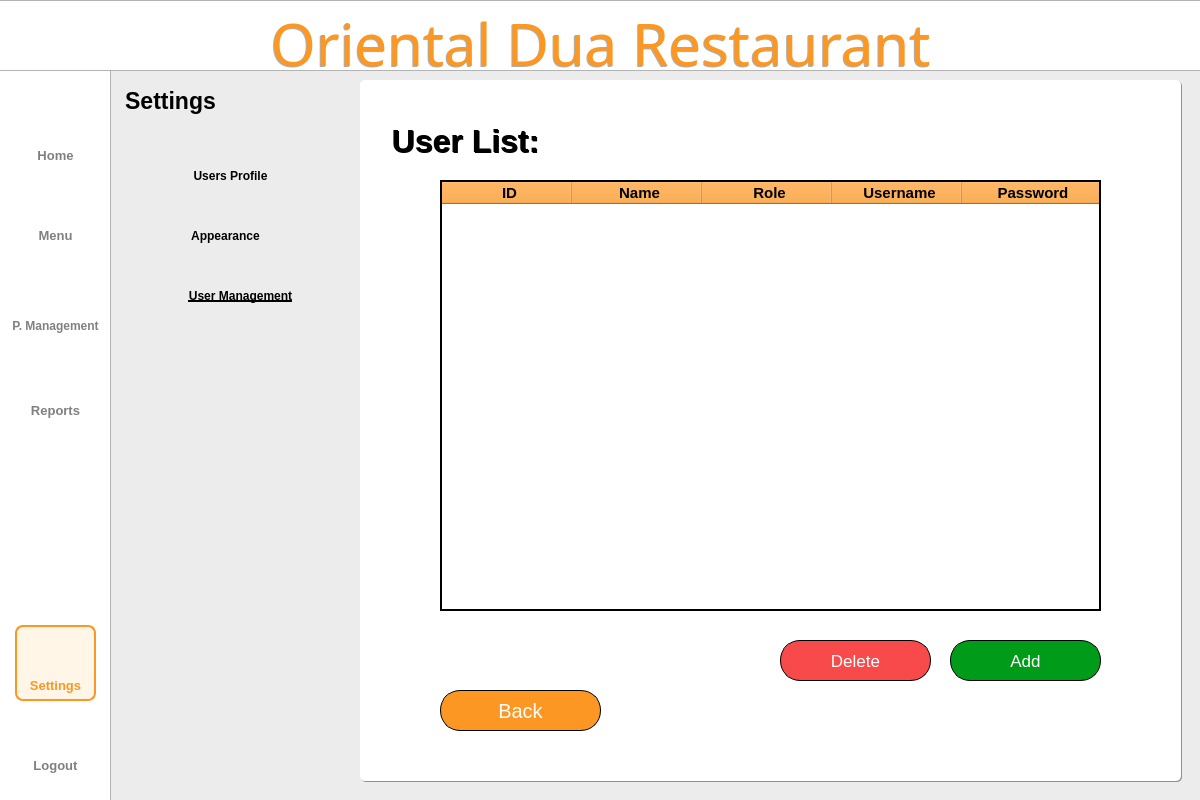
<?xml version="1.0" encoding="UTF-8"?>
<ui version="4.0">
 <class>Dialog</class>
 <widget class="QDialog" name="Dialog">
  <property name="geometry">
   <rect>
    <x>0</x>
    <y>0</y>
    <width>1200</width>
    <height>800</height>
   </rect>
  </property>
  <property name="windowTitle">
   <string>Dialog</string>
  </property>
  <widget class="QWidget" name="bgwidget" native="true">
   <property name="geometry">
    <rect>
     <x>0</x>
     <y>0</y>
     <width>1200</width>
     <height>800</height>
    </rect>
   </property>
   <property name="layoutDirection">
    <enum>Qt::LeftToRight</enum>
   </property>
   <property name="styleSheet">
    <string notr="true">QWidget#bgwidget{background-color: rgb(236, 236, 236);}

</string>
   </property>
   <widget class="QLabel" name="sidebar">
    <property name="geometry">
     <rect>
      <x>-10</x>
      <y>-10</y>
      <width>121</width>
      <height>891</height>
     </rect>
    </property>
    <property name="styleSheet">
     <string notr="true">background-color: rgb(255, 255, 255);
border: 1px solid rgba(0, 0, 0, 0.3);  </string>
    </property>
    <property name="text">
     <string/>
    </property>
   </widget>
   <widget class="QLabel" name="titlebar">
    <property name="geometry">
     <rect>
      <x>-2</x>
      <y>0</y>
      <width>1204</width>
      <height>71</height>
     </rect>
    </property>
    <property name="styleSheet">
     <string notr="true">background-color: rgb(255, 255, 255);
border: 1px solid rgba(0, 0, 0, 0.3);  </string>
    </property>
    <property name="text">
     <string/>
    </property>
   </widget>
   <widget class="QLabel" name="whitebg">
    <property name="geometry">
     <rect>
      <x>360</x>
      <y>80</y>
      <width>821</width>
      <height>701</height>
     </rect>
    </property>
    <property name="styleSheet">
     <string notr="true">background-color: rgb(255, 255, 255);
border-radius: 5px;  </string>
    </property>
    <property name="text">
     <string/>
    </property>
   </widget>
   <widget class="QLabel" name="title">
    <property name="geometry">
     <rect>
      <x>0</x>
      <y>10</y>
      <width>1201</width>
      <height>71</height>
     </rect>
    </property>
    <property name="styleSheet">
     <string notr="true">QLabel#title{
	color: #FB9722;
    font-family: Sacramento;
    font-size: 58px;
    font-weight: 400;
    padding-bottom: 5px;
    text-align: center;
}</string>
    </property>
    <property name="text">
     <string>Oriental Dua Restaurant</string>
    </property>
    <property name="alignment">
     <set>Qt::AlignCenter</set>
    </property>
    <property name="wordWrap">
     <bool>true</bool>
    </property>
   </widget>
   <widget class="QLabel" name="settings">
    <property name="geometry">
     <rect>
      <x>110</x>
      <y>80</y>
      <width>121</width>
      <height>41</height>
     </rect>
    </property>
    <property name="styleSheet">
     <string notr="true">QLabel#settings{
    color: #000000;
    font-family: 'Roboto';
    font-size: 23px;
    font-weight: 500;
}</string>
    </property>
    <property name="text">
     <string>Settings</string>
    </property>
    <property name="alignment">
     <set>Qt::AlignCenter</set>
    </property>
   </widget>
   <widget class="QLabel" name="userlistlabel">
    <property name="geometry">
     <rect>
      <x>380</x>
      <y>110</y>
      <width>171</width>
      <height>61</height>
     </rect>
    </property>
    <property name="styleSheet">
     <string notr="true">QLabel#userlistlabel{
    color: #000000;
    font-family: 'Inter';
    font-size: 32px;
    font-weight: 500;
}</string>
    </property>
    <property name="text">
     <string>User List:</string>
    </property>
    <property name="alignment">
     <set>Qt::AlignCenter</set>
    </property>
   </widget>
   <widget class="QLabel" name="userprofIcon">
    <property name="geometry">
     <rect>
      <x>140</x>
      <y>160</y>
      <width>35</width>
      <height>35</height>
     </rect>
    </property>
    <property name="styleSheet">
     <string notr="true"/>
    </property>
    <property name="text">
     <string/>
    </property>
    <property name="pixmap">
     <pixmap resource="../resource.qrc">:/icon/icons/user.png</pixmap>
    </property>
    <property name="scaledContents">
     <bool>true</bool>
    </property>
    <property name="alignment">
     <set>Qt::AlignCenter</set>
    </property>
   </widget>
   <widget class="QLabel" name="appearanceIcon">
    <property name="geometry">
     <rect>
      <x>140</x>
      <y>220</y>
      <width>35</width>
      <height>35</height>
     </rect>
    </property>
    <property name="styleSheet">
     <string notr="true"/>
    </property>
    <property name="text">
     <string/>
    </property>
    <property name="pixmap">
     <pixmap resource="../resource.qrc">:/icon/icons/appearance.png</pixmap>
    </property>
    <property name="scaledContents">
     <bool>true</bool>
    </property>
    <property name="alignment">
     <set>Qt::AlignCenter</set>
    </property>
   </widget>
   <widget class="QLabel" name="usersIcon">
    <property name="geometry">
     <rect>
      <x>140</x>
      <y>280</y>
      <width>35</width>
      <height>35</height>
     </rect>
    </property>
    <property name="styleSheet">
     <string notr="true"/>
    </property>
    <property name="text">
     <string/>
    </property>
    <property name="pixmap">
     <pixmap resource="../resource.qrc">:/icon/icons/users.png</pixmap>
    </property>
    <property name="scaledContents">
     <bool>true</bool>
    </property>
    <property name="alignment">
     <set>Qt::AlignCenter</set>
    </property>
   </widget>
   <widget class="QLabel" name="p_mIcon">
    <property name="geometry">
     <rect>
      <x>37</x>
      <y>270</y>
      <width>40</width>
      <height>40</height>
     </rect>
    </property>
    <property name="minimumSize">
     <size>
      <width>40</width>
      <height>40</height>
     </size>
    </property>
    <property name="maximumSize">
     <size>
      <width>40</width>
      <height>40</height>
     </size>
    </property>
    <property name="styleSheet">
     <string notr="true">QLabel#Pmanagementbtn{
    color: rgba(0,0,0, 0.5);
    font-family: 'Roboto';
    font-size: 11px;
    font-weight: 300;
}</string>
    </property>
    <property name="text">
     <string/>
    </property>
    <property name="pixmap">
     <pixmap resource="../resource.qrc">:/icon/icons/productm.png</pixmap>
    </property>
    <property name="scaledContents">
     <bool>true</bool>
    </property>
    <property name="alignment">
     <set>Qt::AlignCenter</set>
    </property>
   </widget>
   <widget class="QTableWidget" name="tableWidget">
    <property name="geometry">
     <rect>
      <x>440</x>
      <y>180</y>
      <width>661</width>
      <height>431</height>
     </rect>
    </property>
    <property name="styleSheet">
     <string notr="true">::item:hover {
    background-color: #FB9722; 
}
QTableWidget#tableWidget QHeaderView::section {
	font-family: 'Inter';
	font-size: 15px;
	font-weight: bold;
	background-color: #FB9722; 
	color: black; 
	padding-left: 5px;
}       </string>
    </property>
    <property name="frameShape">
     <enum>QFrame::WinPanel</enum>
    </property>
    <property name="frameShadow">
     <enum>QFrame::Plain</enum>
    </property>
    <property name="lineWidth">
     <number>0</number>
    </property>
    <property name="midLineWidth">
     <number>0</number>
    </property>
    <property name="editTriggers">
     <set>QAbstractItemView::SelectedClicked</set>
    </property>
    <property name="alternatingRowColors">
     <bool>true</bool>
    </property>
    <property name="showGrid">
     <bool>true</bool>
    </property>
    <property name="gridStyle">
     <enum>Qt::SolidLine</enum>
    </property>
    <property name="sortingEnabled">
     <bool>false</bool>
    </property>
    <attribute name="horizontalHeaderCascadingSectionResizes">
     <bool>true</bool>
    </attribute>
    <attribute name="horizontalHeaderMinimumSectionSize">
     <number>50</number>
    </attribute>
    <attribute name="horizontalHeaderDefaultSectionSize">
     <number>130</number>
    </attribute>
    <attribute name="horizontalHeaderStretchLastSection">
     <bool>true</bool>
    </attribute>
    <attribute name="verticalHeaderVisible">
     <bool>false</bool>
    </attribute>
    <column>
     <property name="text">
      <string>ID</string>
     </property>
    </column>
    <column>
     <property name="text">
      <string>Name</string>
     </property>
    </column>
    <column>
     <property name="text">
      <string>Role</string>
     </property>
    </column>
    <column>
     <property name="text">
      <string>Username</string>
     </property>
    </column>
    <column>
     <property name="text">
      <string>Password</string>
     </property>
    </column>
   </widget>
   <widget class="QPushButton" name="logoutbtn">
    <property name="geometry">
     <rect>
      <x>15</x>
      <y>750</y>
      <width>81</width>
      <height>31</height>
     </rect>
    </property>
    <property name="styleSheet">
     <string notr="true">QPushButton{
    color: rgba(0,0,0, 0.5);
    font-family: 'Inter';
    font-size: 13px;
    font-weight: 500;
	border:none;
}

QPushButton:hover{
color: #FB9722;
border: 2px solid #FB9722;
border-radius: 8px;
background-color: rgba(255, 167, 25, 0.1);
}
</string>
    </property>
    <property name="text">
     <string>Logout</string>
    </property>
   </widget>
   <widget class="QPushButton" name="p_managementbtn">
    <property name="geometry">
     <rect>
      <x>5</x>
      <y>310</y>
      <width>101</width>
      <height>31</height>
     </rect>
    </property>
    <property name="styleSheet">
     <string notr="true">QPushButton{
    color: rgba(0,0,0, 0.5);
    font-family: 'Inter';
    font-size: 12px;
    font-weight: 500;
	border:none;
}

QPushButton:hover{
color: #FB9722;
border: 2px solid #FB9722;
border-radius: 8px;
background-color: rgba(255, 167, 25, 0.1);
}
</string>
    </property>
    <property name="text">
     <string>P. Management</string>
    </property>
   </widget>
   <widget class="QPushButton" name="homebtn">
    <property name="geometry">
     <rect>
      <x>15</x>
      <y>140</y>
      <width>81</width>
      <height>31</height>
     </rect>
    </property>
    <property name="styleSheet">
     <string notr="true">QPushButton{
    color: rgba(0,0,0, 0.5);
    font-family: 'Inter';
    font-size: 13px;
    font-weight: 500;
	border:none;
}

QPushButton:hover{
color: #FB9722;
border: 2px solid #FB9722;
border-radius: 8px;
background-color: rgba(255, 167, 25, 0.1);
}
</string>
    </property>
    <property name="text">
     <string>Home</string>
    </property>
   </widget>
   <widget class="QPushButton" name="menubtn">
    <property name="geometry">
     <rect>
      <x>15</x>
      <y>220</y>
      <width>81</width>
      <height>31</height>
     </rect>
    </property>
    <property name="styleSheet">
     <string notr="true">QPushButton{
    color: rgba(0,0,0, 0.5);
    font-family: 'Inter';
    font-size: 13px;
    font-weight: 500;
	border:none;
}

QPushButton:hover{
color: #FB9722;
border: 2px solid #FB9722;
border-radius: 8px;
background-color: rgba(255, 167, 25, 0.1);
}
</string>
    </property>
    <property name="text">
     <string>Menu</string>
    </property>
   </widget>
   <widget class="QPushButton" name="reportbtn">
    <property name="geometry">
     <rect>
      <x>15</x>
      <y>395</y>
      <width>81</width>
      <height>31</height>
     </rect>
    </property>
    <property name="styleSheet">
     <string notr="true">QPushButton{
    color: rgba(0,0,0, 0.5);
    font-family: 'Inter';
    font-size: 13px;
    font-weight: 500;
	border:none;
}

QPushButton:hover{
color: #FB9722;
border: 2px solid #FB9722;
border-radius: 8px;
background-color: rgba(255, 167, 25, 0.1);
}
</string>
    </property>
    <property name="text">
     <string>Reports</string>
    </property>
   </widget>
   <widget class="QLabel" name="menuIcon">
    <property name="geometry">
     <rect>
      <x>40</x>
      <y>190</y>
      <width>30</width>
      <height>30</height>
     </rect>
    </property>
    <property name="minimumSize">
     <size>
      <width>30</width>
      <height>30</height>
     </size>
    </property>
    <property name="maximumSize">
     <size>
      <width>35</width>
      <height>35</height>
     </size>
    </property>
    <property name="styleSheet">
     <string notr="true">QLabel#Pmanagementbtn{
    color: rgba(0,0,0, 0.5);
    font-family: 'Roboto';
    font-size: 11px;
    font-weight: 300;
}</string>
    </property>
    <property name="text">
     <string/>
    </property>
    <property name="pixmap">
     <pixmap resource="../resource.qrc">:/icon/icons/menu.png</pixmap>
    </property>
    <property name="scaledContents">
     <bool>true</bool>
    </property>
    <property name="alignment">
     <set>Qt::AlignCenter</set>
    </property>
   </widget>
   <widget class="QLabel" name="homeIcon">
    <property name="geometry">
     <rect>
      <x>40</x>
      <y>110</y>
      <width>30</width>
      <height>30</height>
     </rect>
    </property>
    <property name="minimumSize">
     <size>
      <width>30</width>
      <height>30</height>
     </size>
    </property>
    <property name="maximumSize">
     <size>
      <width>35</width>
      <height>35</height>
     </size>
    </property>
    <property name="styleSheet">
     <string notr="true">QLabel#Pmanagementbtn{
    color: rgba(0,0,0, 0.5);
    font-family: 'Roboto';
    font-size: 11px;
    font-weight: 300;
}</string>
    </property>
    <property name="text">
     <string/>
    </property>
    <property name="pixmap">
     <pixmap resource="../resource.qrc">:/icon/icons/home.png</pixmap>
    </property>
    <property name="scaledContents">
     <bool>true</bool>
    </property>
    <property name="alignment">
     <set>Qt::AlignCenter</set>
    </property>
   </widget>
   <widget class="QLabel" name="reportIcon">
    <property name="geometry">
     <rect>
      <x>39</x>
      <y>360</y>
      <width>35</width>
      <height>35</height>
     </rect>
    </property>
    <property name="minimumSize">
     <size>
      <width>35</width>
      <height>35</height>
     </size>
    </property>
    <property name="maximumSize">
     <size>
      <width>35</width>
      <height>35</height>
     </size>
    </property>
    <property name="styleSheet">
     <string notr="true">QLabel#Pmanagementbtn{
    color: rgba(0,0,0, 0.5);
    font-family: 'Roboto';
    font-size: 11px;
    font-weight: 300;
}</string>
    </property>
    <property name="text">
     <string/>
    </property>
    <property name="pixmap">
     <pixmap resource="../resource.qrc">:/icon/icons/report.png</pixmap>
    </property>
    <property name="scaledContents">
     <bool>true</bool>
    </property>
    <property name="alignment">
     <set>Qt::AlignCenter</set>
    </property>
   </widget>
   <widget class="QLabel" name="logoutIcon">
    <property name="geometry">
     <rect>
      <x>39</x>
      <y>715</y>
      <width>35</width>
      <height>35</height>
     </rect>
    </property>
    <property name="minimumSize">
     <size>
      <width>35</width>
      <height>35</height>
     </size>
    </property>
    <property name="maximumSize">
     <size>
      <width>35</width>
      <height>35</height>
     </size>
    </property>
    <property name="styleSheet">
     <string notr="true">QLabel#Pmanagementbtn{
    color: rgba(0,0,0, 0.5);
    font-family: 'Roboto';
    font-size: 11px;
    font-weight: 300;
}</string>
    </property>
    <property name="text">
     <string/>
    </property>
    <property name="pixmap">
     <pixmap resource="../resource.qrc">:/icon/icons/shutdown.png</pixmap>
    </property>
    <property name="scaledContents">
     <bool>true</bool>
    </property>
    <property name="alignment">
     <set>Qt::AlignCenter</set>
    </property>
   </widget>
   <widget class="QPushButton" name="userprofbtn">
    <property name="geometry">
     <rect>
      <x>180</x>
      <y>160</y>
      <width>101</width>
      <height>31</height>
     </rect>
    </property>
    <property name="styleSheet">
     <string notr="true">QPushButton#userprofbtn{
    color: #000000;
    font-family: &quot;Roboto&quot;;
    font-size: 12px;
    font-weight: 500;
	border:none;
}</string>
    </property>
    <property name="text">
     <string>Users Profile</string>
    </property>
   </widget>
   <widget class="QPushButton" name="appearancebtn">
    <property name="geometry">
     <rect>
      <x>180</x>
      <y>220</y>
      <width>91</width>
      <height>31</height>
     </rect>
    </property>
    <property name="styleSheet">
     <string notr="true">QPushButton#appearancebtn{
    color: #000000;
    font-family: &quot;Roboto&quot;;
    font-size: 12px;
    font-weight: 500;
	border:none;
}</string>
    </property>
    <property name="text">
     <string>Appearance</string>
    </property>
   </widget>
   <widget class="QPushButton" name="usersbtn">
    <property name="geometry">
     <rect>
      <x>180</x>
      <y>280</y>
      <width>121</width>
      <height>31</height>
     </rect>
    </property>
    <property name="styleSheet">
     <string notr="true">QPushButton#usersbtn{
    color: #000000;
    font-family: &quot;Roboto&quot;;
    font-size: 12px;
    font-weight: 500;
	border:none;
	text-decoration: underline;
}</string>
    </property>
    <property name="text">
     <string>User Management</string>
    </property>
   </widget>
   <widget class="QPushButton" name="dropbtn">
    <property name="geometry">
     <rect>
      <x>780</x>
      <y>640</y>
      <width>151</width>
      <height>41</height>
     </rect>
    </property>
    <property name="styleSheet">
     <string notr="true">QPushButton{
	color: #FFFFFF;
    background-color: #F84A4A;
   border: 1px solid #000000;
    border-radius: 20px;
	font-family: 'Inter';
    font-size: 17px;
    font-weight: 400;
}
QPushButton:hover {
	
	background-color: rgb(255, 85, 73);
}

QPushButton:pressed {
 	background-color: #F84A4A;
}</string>
    </property>
    <property name="text">
     <string>Delete</string>
    </property>
   </widget>
   <widget class="QPushButton" name="addbtn">
    <property name="geometry">
     <rect>
      <x>950</x>
      <y>640</y>
      <width>151</width>
      <height>41</height>
     </rect>
    </property>
    <property name="styleSheet">
     <string notr="true">QPushButton{
	color: #FFFFFF;
    background-color: #009B19;
   border: 1px solid #000000;
    border-radius: 20px;
	font-family: 'Inter';
    font-size: 17px;
    font-weight: 400;
}
QPushButton:hover {
	background-color: rgb(0, 175, 26);
}

QPushButton:pressed {
  background-color: #009B19;
}</string>
    </property>
    <property name="text">
     <string>Add</string>
    </property>
   </widget>
   <widget class="QPushButton" name="backbtn">
    <property name="geometry">
     <rect>
      <x>440</x>
      <y>690</y>
      <width>161</width>
      <height>41</height>
     </rect>
    </property>
    <property name="styleSheet">
     <string notr="true">QPushButton{
	color: #FFFFFF;
    background-color: #FB9722;
    border: 1px solid #000000;
    border-radius: 20px;
	font-family: 'Inter';
    font-size: 20px;
    font-weight: 400;
}
QPushButton:hover {
	background-color: rgb(255, 167, 25);
}

QPushButton:pressed {
 	background-color: #FB9722;
}</string>
    </property>
    <property name="text">
     <string>Back</string>
    </property>
   </widget>
   <widget class="QLabel" name="settingIcon">
    <property name="geometry">
     <rect>
      <x>39</x>
      <y>634</y>
      <width>35</width>
      <height>35</height>
     </rect>
    </property>
    <property name="minimumSize">
     <size>
      <width>35</width>
      <height>35</height>
     </size>
    </property>
    <property name="maximumSize">
     <size>
      <width>35</width>
      <height>35</height>
     </size>
    </property>
    <property name="styleSheet">
     <string notr="true">QLabel#Pmanagementbtn{
    color: rgba(0,0,0, 0.5);
    font-family: 'Roboto';
    font-size: 11px;
    font-weight: 300;
}</string>
    </property>
    <property name="text">
     <string/>
    </property>
    <property name="pixmap">
     <pixmap resource="../resource.qrc">:/icon/icons/settings2.png</pixmap>
    </property>
    <property name="scaledContents">
     <bool>true</bool>
    </property>
    <property name="alignment">
     <set>Qt::AlignCenter</set>
    </property>
   </widget>
   <widget class="QLabel" name="label_2">
    <property name="geometry">
     <rect>
      <x>15</x>
      <y>625</y>
      <width>81</width>
      <height>76</height>
     </rect>
    </property>
    <property name="styleSheet">
     <string notr="true">QLabel{
	background-color: rgba(255, 167, 25, 0.1);
	border: 2px solid #FB9722;
	border-radius: 8px;
}</string>
    </property>
    <property name="text">
     <string/>
    </property>
   </widget>
   <widget class="QPushButton" name="settingsbtn">
    <property name="geometry">
     <rect>
      <x>15</x>
      <y>670</y>
      <width>81</width>
      <height>31</height>
     </rect>
    </property>
    <property name="styleSheet">
     <string notr="true">QPushButton{
    color: #FB9722;;
    font-family: 'Inter';
    font-size: 13px;
    font-weight: 500;
	border:none;
}
</string>
    </property>
    <property name="text">
     <string>Settings</string>
    </property>
   </widget>
   <widget class="QLabel" name="title_3">
    <property name="geometry">
     <rect>
      <x>-1</x>
      <y>11</y>
      <width>1201</width>
      <height>71</height>
     </rect>
    </property>
    <property name="styleSheet">
     <string notr="true">QLabel{
color: rgba(0, 0, 0, 80);
    font-family: Sacramento;
    font-size: 58px;
    font-weight: 400;
    padding-bottom: 5px;
    text-align: center;
}
</string>
    </property>
    <property name="text">
     <string>Oriental Dua Restaurant</string>
    </property>
    <property name="alignment">
     <set>Qt::AlignCenter</set>
    </property>
    <property name="wordWrap">
     <bool>true</bool>
    </property>
   </widget>
   <widget class="QLabel" name="whitebg_2">
    <property name="geometry">
     <rect>
      <x>361</x>
      <y>81</y>
      <width>821</width>
      <height>701</height>
     </rect>
    </property>
    <property name="styleSheet">
     <string notr="true">background-color: rgba(0, 0, 0, 100);
border-radius: 5px;  </string>
    </property>
    <property name="text">
     <string/>
    </property>
   </widget>
   <widget class="QLabel" name="userlistlabelshadow">
    <property name="geometry">
     <rect>
      <x>381</x>
      <y>111</y>
      <width>171</width>
      <height>61</height>
     </rect>
    </property>
    <property name="styleSheet">
     <string notr="true">QLabel{
	color: rgba(0, 0, 0, .4);
    font-family: 'Inter';
    font-size: 32px;
    font-weight: 500;
}</string>
    </property>
    <property name="text">
     <string>User List:</string>
    </property>
    <property name="alignment">
     <set>Qt::AlignCenter</set>
    </property>
   </widget>
   <zorder>whitebg_2</zorder>
   <zorder>sidebar</zorder>
   <zorder>titlebar</zorder>
   <zorder>whitebg</zorder>
   <zorder>settings</zorder>
   <zorder>userprofIcon</zorder>
   <zorder>appearanceIcon</zorder>
   <zorder>usersIcon</zorder>
   <zorder>p_mIcon</zorder>
   <zorder>tableWidget</zorder>
   <zorder>logoutbtn</zorder>
   <zorder>p_managementbtn</zorder>
   <zorder>homebtn</zorder>
   <zorder>menubtn</zorder>
   <zorder>reportbtn</zorder>
   <zorder>menuIcon</zorder>
   <zorder>homeIcon</zorder>
   <zorder>reportIcon</zorder>
   <zorder>logoutIcon</zorder>
   <zorder>userprofbtn</zorder>
   <zorder>appearancebtn</zorder>
   <zorder>usersbtn</zorder>
   <zorder>dropbtn</zorder>
   <zorder>addbtn</zorder>
   <zorder>backbtn</zorder>
   <zorder>label_2</zorder>
   <zorder>settingIcon</zorder>
   <zorder>settingsbtn</zorder>
   <zorder>title_3</zorder>
   <zorder>title</zorder>
   <zorder>userlistlabelshadow</zorder>
   <zorder>userlistlabel</zorder>
  </widget>
 </widget>
 <resources>
  <include location="../resource.qrc"/>
 </resources>
 <connections/>
</ui>
